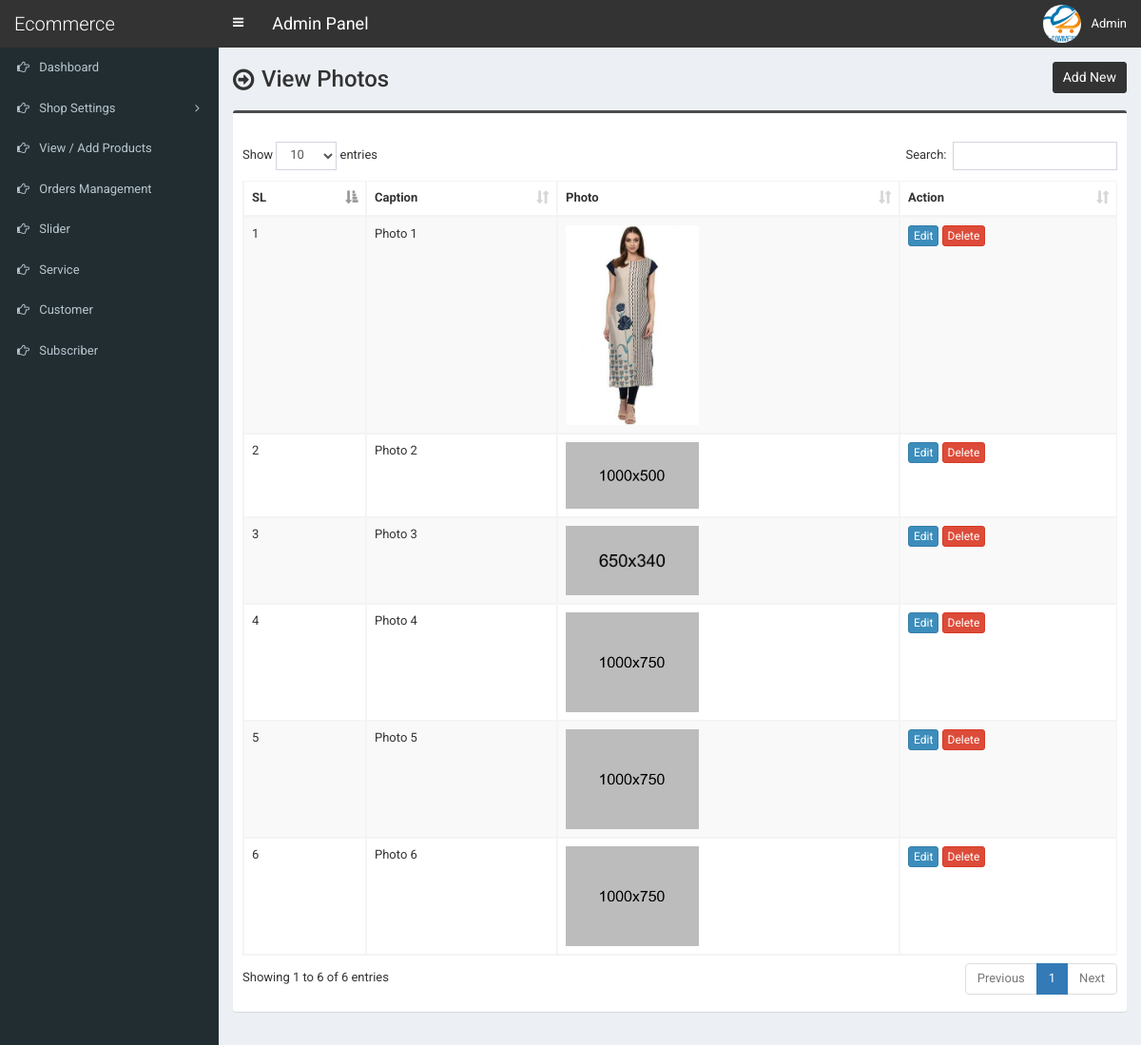
Screenshot of /admin/photo.php (signed in) with the database file from the repository.
### tables this page shows
CREATE TABLE `tbl_photo` (
  `id` int(11) NOT NULL,
  `caption` varchar(255) NOT NULL,
  `photo` varchar(255) NOT NULL
);

### admin/photo.php (the view, shortened to what this page needs)
<?php require_once('header.php'); ?>
<section class="content-header">
	<div class="content-header-left">
		<h1>View Photos</h1>
	</div>
	<div class="content-header-right">
		<a href="photo-add.php" class="btn btn-primary btn-sm">Add New</a>
	</div>
</section>
<section class="content">
  <div class="row">
    <div class="col-md-12">
      <div class="box box-info">
        <div class="box-body table-responsive">
          <table id="example1" class="table table-bordered table-striped">
			<thead>
			    <tr>
			        <th>SL</th>
			        <th>Caption</th>
			        <th>Photo</th>
			        <th>Action</th>
			    </tr>
			</thead>
            <tbody>
            	<?php
            	$i=0;
            	$statement = $pdo->prepare("SELECT * FROM tbl_photo");
            	$statement->execute();
            	$result = $statement->fetchAll(PDO::FETCH_ASSOC);
            	foreach ($result as $row) {
            		$i++;
	            	?>
	                <tr>
	                    <td><?php echo $i; ?></td>
	                    <td><?php echo $row['caption']; ?></td>
	                    <td>
	                    	<img src="../assets/uploads/<?php echo $row['photo']; ?>" width="140">
	                    </td>
	                    <td>
	                        <a href="photo-edit.php?id=<?php echo $row['id']; ?>" class="btn btn-primary btn-xs">Edit</a>
	                        <a href="#" class="btn btn-danger btn-xs" data-href="photo-delete.php?id=<?php echo $row['id']; ?>" data-toggle="modal" data-target="#confirm-delete">Delete</a>
	                    </td>
	                </tr>
	                <?php
            	}
            	?>
            </tbody>
          </table>
        </div>
      </div>
</section>
<?php require_once('footer.php'); ?>

### admin/header.php (shortened to what this page needs)
<!DOCTYPE html>
<html>
<head>
	<link rel="stylesheet" href="css/bootstrap.min.css">
	<link rel="stylesheet" href="css/font-awesome.min.css">
	<link rel="stylesheet" href="css/ionicons.min.css">
	<link rel="stylesheet" href="css/datepicker3.css">
	<link rel="stylesheet" href="css/all.css">
	<link rel="stylesheet" href="css/select2.min.css">
	<link rel="stylesheet" href="css/dataTables.bootstrap.css">
	<link rel="stylesheet" href="css/jquery.fancybox.css">
	<link rel="stylesheet" href="css/AdminLTE.min.css">
	<link rel="stylesheet" href="css/_all-skins.min.css">
	<link rel="stylesheet" href="css/on-off-switch.css"/>
	<link rel="stylesheet" href="css/summernote.css">
	<link rel="stylesheet" href="style.css">
</head>
<body class="hold-transition fixed skin-blue sidebar-mini">
	<div class="wrapper">
		<header class="main-header">
			<a href="index.php" class="logo">
				<span class="logo-lg">Ecommerce</span>
			</a>
			<nav class="navbar navbar-static-top">
				<a href="#" class="sidebar-toggle" data-toggle="offcanvas" role="button">
				</a>
				<span style="float:left;line-height:50px;color:#fff;padding-left:15px;font-size:18px;">Admin Panel</span>
				<div class="navbar-custom-menu">
					<ul class="nav navbar-nav">
						<li class="dropdown user user-menu">
							<a href="#" class="dropdown-toggle" data-toggle="dropdown">
								<img src="../assets/uploads/<?php echo $_SESSION['user']['photo']; ?>" class="user-image" alt="User Image">
								<span class="hidden-xs"><?php echo $_SESSION['user']['full_name']; ?></span>
							</a>
						</li>
					</ul>
				</div>
			</nav>
		</header>
  		<?php $cur_page = substr($_SERVER["SCRIPT_NAME"],strrpos($_SERVER["SCRIPT_NAME"],"/")+1); ?>
  		<aside class="main-sidebar">
    		<section class="sidebar">
      			<ul class="sidebar-menu">
			        <li class="treeview <?php if($cur_page == 'index.php') {echo 'active';} ?>">
			          <a href="index.php">
			            <i class="fa fa-hand-o-right"></i> <span>Dashboard</span>
			          </a>
			        </li>
                    <li class="treeview <?php if( ($cur_page == 'size.php') || ($cur_page == 'size-add.php') || ($cur_page == 'size-edit.php') || ($cur_page == 'color.php') || ($cur_page == 'color-add.php') || ($cur_page == 'color-edit.php') || ($cur_page == 'country.php') || ($cur_page == 'country-add.php') || ($cur_page == 'country-edit.php') || ($cur_page == 'shipping-cost.php') || ($cur_page == 'shipping-cost-edit.php') || ($cur_page == 'top-category.php') || ($cur_page == 'top-category-add.php') || ($cur_page == 'top-category-edit.php') || ($cur_page == 'mid-category.php') || ($cur_page == 'mid-category-add.php') || ($cur_page == 'mid-category-edit.php') || ($cur_page == 'end-category.php') || ($cur_page == 'end-category-add.php') || ($cur_page == 'end-category-edit.php') ) {echo 'active';} ?>">
                        <a href="#">
                            <i class="fa fa-hand-o-right"></i>
                            <span>Shop Settings</span>
                            <span class="pull-right-container">
								<i class="fa fa-angle-left pull-right"></i>
							</span>
                        </a>
                    </li>
                    <li class="treeview <?php if( ($cur_page == 'product.php') || ($cur_page == 'product-add.php') || ($cur_page == 'product-edit.php') ) {echo 'active';} ?>">
                        <a href="product.php">
                            <i class="fa fa-hand-o-right"></i> <span>View / Add Products</span>
                        </a>
                    </li>
                    <li class="treeview <?php if( ($cur_page == 'order.php') ) {echo 'active';} ?>">
                        <a href="order.php">
                            <i class="fa fa-hand-o-right"></i> <span>Orders Management</span>
                        </a>
                    </li>
                     <li class="treeview <?php if( ($cur_page == 'slider.php') ) {echo 'active';} ?>">
			          <a href="slider.php">
			            <i class="fa fa-hand-o-right"></i> <span>Slider</span>
			          </a>
			        </li>
			        <li class="treeview <?php if( ($cur_page == 'service.php') ) {echo 'active';} ?>">
			          <a href="service.php">
			            <i class="fa fa-hand-o-right"></i> <span>Service</span>
			          </a>
			        </li>
						<li class="treeview <?php if( ($cur_page == 'customer.php') || ($cur_page == 'customer-add.php') || ($cur_page == 'customer-edit.php') ) {echo 'active';} ?>">
			          <a href="customer.php">
			            <i class="fa fa-hand-o-right"></i> <span>Customer</span>
			          </a>
			        </li>
			        <li class="treeview <?php if( ($cur_page == 'subscriber.php')||($cur_page == 'subscriber.php') ) {echo 'active';} ?>">
			          <a href="subscriber.php">
			            <i class="fa fa-hand-o-right"></i> <span>Subscriber</span>
			          </a>
			        </li>
      			</ul>
    		</section>
  		</aside>
  		<div class="content-wrapper">

### admin/footer.php (shortened to what this page needs)
		</div>
	</div>
</body>
</html>

### admin/style.css (style rules this page uses)
body { font-size: 13px; font-family: 'Roboto', sans-serif; }
.navbar-nav>.user-menu .user-image { width: 40px; height: 40px; margin-top: -10px; }
.content-header>h1, .content-header .content-header-left h1 { font-family: 'Roboto', sans-serif; }
.main-header .logo { text-align: left; }
.main-header .logo .logo-lg { font-family: 'Roboto', sans-serif; }
.box-info { padding-top: 20px; }
.sidebar-menu li>a>.pull-right-container>.fa-angle-left:before { content: "\f105"; }
.content-header { overflow: hidden; }
.content-header .content-header-left { float: left; padding-top: 5px; }
.content-header .content-header-right { float: right; }
.content-header .content-header-left h1 { margin-top: 0; margin-bottom: 0; padding-left: 30px; padding-bottom: 5px; font-size: 24px; position: relative; }
.content-header .content-header-left h1:before { position: absolute; top: 0; left: 0; font-family: 'FontAwesome', sans-serif; font-size: 26px; content: '\f18e'; }
.content-header .content-header-right a { position: relative; font-size: 14px; }
.skin-blue .main-header .logo, .skin-blue .main-header .logo:hover, .skin-blue .main-header .navbar, .skin-blue .main-header .navbar .sidebar-toggle:hover { background-color: #333333; }
.box.box-info { border-top-color: #4c4c4c; }
.content-header .content-header-right a { background-color: #333333; border-color: #333333; }

### rows the page displays
tbl_photo: caption "Photo 1", photo (picture)
tbl_photo: caption "Photo 2", photo (picture)
tbl_photo: caption "Photo 3", photo (picture)
tbl_photo: caption "Photo 4", photo (picture)
tbl_photo: caption "Photo 5", photo (picture)
tbl_photo: caption "Photo 6", photo (picture)

### other values shown
$_SESSION['user']['full_name'] "Admin"
